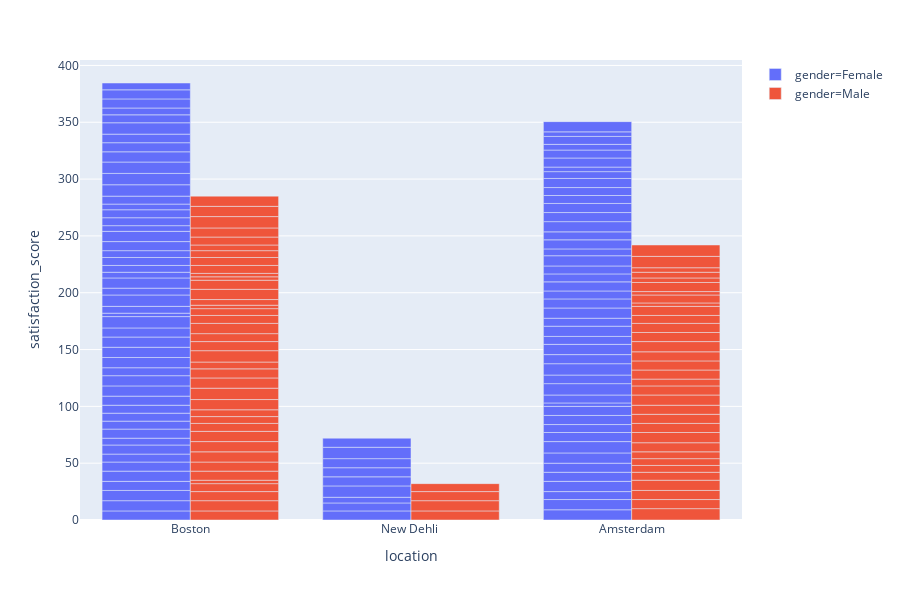

The cell this chart's notebook holds for it:
### Markdown cell above
### *Other plots*

### Code cell
# Gender diversity of three locations
fig = px.bar(data_frame= df,
     x = "location",
     y = "satisfaction_score",
     color = "gender",
     barmode="group")
fig.show()

### Figure 1 — Plotly figure (JSON) as saved in the notebook; plotly's stock layout.template omitted (floating-point values rounded to 4 significant figures)
{"data": [{"alignmentgroup": "True", "hoverlabel": {"namelength": 0}, "hovertemplate": "gender=Female<br>location=%{x}<br>satisfaction_score=%{y}", "legendgroup": "gender=Female", "marker": {"color": "#636efa"}, "name": "gender=Female", "offsetgroup": "gender=Female", "orientation": "v", "showlegend": true, "textposition": "auto", "type": "bar", "x": ["Boston", "New Dehli ", "New Dehli ", "New Dehli ", "New Dehli ", "Amsterdam", "Boston", "Boston", "Amsterdam", "Amsterdam", "New Dehli ", "New Dehli ", "Boston", "Boston", "Amsterdam", "Amsterdam", "Amsterdam", "Boston", "Amsterdam", "Amsterdam", "Boston", "Amsterdam", "Amsterdam", "Amsterdam", "Amsterdam", "Boston", "Boston", "Amsterdam", "Amsterdam", "Boston", "Amsterdam", "Boston", "Boston", "Boston", "Boston", "Boston", "Amsterdam", "Amsterdam", "Amsterdam", "Amsterdam", "Amsterdam", "Boston", "Amsterdam", "Amsterdam", "Amsterdam", "Amsterdam", "Amsterdam", "Amsterdam", "Amsterdam", "Boston", "Boston", "Amsterdam", "Boston", "Boston", "Boston", "Amsterdam", "Amsterdam", "Boston", "Boston", "Amsterdam", "Boston", "Amsterdam", "Amsterdam", "Amsterdam", "Boston", "New Dehli ", "Amsterdam", "New Dehli ", "Boston", "Boston", "Amsterdam", "Boston", "Amsterdam", "Amsterdam", "Boston", "Boston", "Amsterdam", "Boston", "Amsterdam", "Amsterdam", "Boston", "Amsterdam", "Boston", "Amsterdam", "Amsterdam", "Boston", "Boston", "Boston", "Boston", "Amsterdam", "Boston", "Amsterdam", "Boston", "Boston", "New Dehli ", "Boston", "Boston", "Boston", "Boston", "Boston", "Boston", "Boston", "Boston", "Boston", "Boston"], "xaxis": "x", "y": [8, 8, 7, 5, 10, 9, 9, 9, 9, 7, 8, 8, 8, 9, 9, 8, 8, 8, 9, 10, 7, 8, 7, 8, 8, 8, 6, 3, 7, 8, 10, 7, 7, 7, 8, 9, 7.547, 10, 8, 9, 7, 9, 9, 7, 9, 8, 7, 8, 7, 7, 9, 7, 9, 9, 8, 9, 6, 10, 3, 8, 6, 7, 9, 8, 10, 8, 8, 10, 6, 9, 7, 5, 7, 8, 6, 7, 6, 6, 4, 8, 8, 7, 9, 5, 7, 5, 7, 7, 5, 4, 7, 9, 10, 10, 8, 10, 9, 8, 7.547, 10, 7, 6, 8, 8, 6], "yaxis": "y"}, {"alignmentgroup": "True", "hoverlabel": {"namelength": 0}, "hovertemplate": "gender=Male<br>location=%{x}<br>satisfaction_score=%{y}", "legendgroup": "gender=Male", "marker": {"color": "#EF553B"}, "name": "gender=Male", "offsetgroup": "gender=Male", "orientation": "v", "showlegend": true, "textposition": "auto", "type": "bar", "x": ["Amsterdam", "Amsterdam", "Boston", "New Dehli ", "Boston", "Boston", "Boston", "Amsterdam", "Amsterdam", "Amsterdam", "Amsterdam", "Boston", "Amsterdam", "Boston", "Boston", "Boston", "Boston", "Amsterdam", "Boston", "Amsterdam", "Boston", "Boston", "Boston", "Boston", "Boston", "Boston", "Amsterdam", "Amsterdam", "Boston", "Amsterdam", "Boston", "Boston", "New Dehli ", "Amsterdam", "Boston", "Amsterdam", "Amsterdam", "Boston", "Boston", "Boston", "Boston", "Boston", "Amsterdam", "Boston", "Boston", "Amsterdam", "Amsterdam", "Amsterdam", "New Dehli ", "Amsterdam", "Amsterdam", "Amsterdam", "Boston", "New Dehli ", "Boston", "Boston", "Amsterdam", "Amsterdam", "Boston", "Boston", "Amsterdam", "Amsterdam", "Boston", "Amsterdam", "Amsterdam", "Amsterdam", "Boston", "Amsterdam", "Boston", "Amsterdam", "Boston", "Boston", "Boston", "Amsterdam", "Boston", "Amsterdam"], "xaxis": "x", "y": [10, 8, 8, 8, 9, 8, 7, 8, 9, 7, 6, 3, 6, 8, 8, 9, 9, 6, 9, 8, 7, 6, 6, 9, 10, 9, 9, 8, 8, 8, 6, 10, 9, 8, 8, 9, 8, 7, 9, 7, 6, 3, 6, 5, 9, 8, 8, 8, 8, 9, 8, 8, 8, 7, 3, 3, 7, 8, 7, 7, 3, 7, 6, 3, 8, 4, 5, 5, 7, 4, 8, 10, 9, 10, 9, 10], "yaxis": "y"}], "layout": {"barmode": "group", "height": 600, "legend": {"tracegroupgap": 0}, "margin": {"t": 60}, "xaxis": {"anchor": "y", "domain": [0, 1], "title": {"text": "location"}}, "yaxis": {"anchor": "x", "domain": [0, 1], "title": {"text": "satisfaction_score"}}}}
